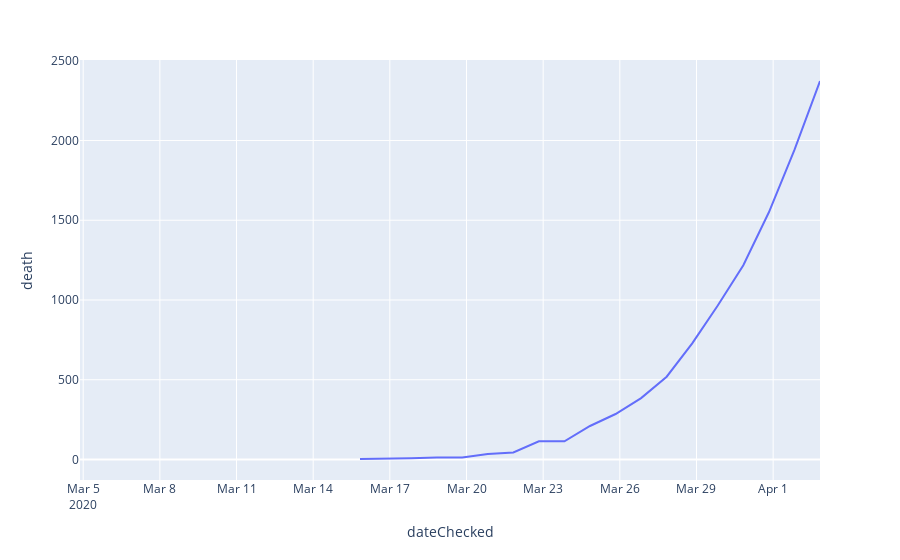

Notebook code for this chart:
### Markdown cell above
It's NOT over. The curve has not flattened. There is no need to lift lockdown. More evidence below:

### Code cell
fig = px.line(df3, x='dateChecked', y='death')
fig.show()

### Figure 1 — Plotly figure (JSON) as saved in the notebook; plotly's stock layout.template omitted (floating-point values rounded to 4 significant figures)
{"data": [{"hoverlabel": {"namelength": 0}, "hovertemplate": "dateChecked=%{x}<br>death=%{y}", "legendgroup": "", "line": {"color": "#636efa", "dash": "solid"}, "mode": "lines", "name": "", "showlegend": false, "type": "scatter", "x": ["2020-04-02T20:00:00Z", "2020-04-01T20:00:00Z", "2020-03-31T20:00:00Z", "2020-03-30T20:00:00Z", "2020-03-29T20:00:00Z", "2020-03-28T20:00:00Z", "2020-03-27T20:00:00Z", "2020-03-26T20:00:00Z", "2020-03-25T20:00:00Z", "2020-03-24T20:00:00Z", "2020-03-23T20:00:00Z", "2020-03-22T20:00:00Z", "2020-03-21T20:00:00Z", "2020-03-20T20:00:00Z", "2020-03-19T20:00:00Z", "2020-03-18T20:00:00Z", "2020-03-17T20:00:00Z", "2020-03-16T20:00:00Z", "2020-03-15T20:00:00Z", "2020-03-14T20:00:00Z", "2020-03-13T20:00:00Z", "2020-03-12T20:00:00Z", "2020-03-11T20:00:00Z", "2020-03-10T20:00:00Z", "2020-03-09T20:00:00Z", "2020-03-08T20:00:00Z", "2020-03-07T21:00:00Z", "2020-03-06T21:00:00Z", "2020-03-05T21:00:00Z", "2020-03-04T21:00:00Z"], "xaxis": "x", "y": [2373, 1941, 1550, 1218, 965, 728, 519, 385, 285, 210, 114, 114, 44, 35, 12, 12, 7, 7, 3, null, null, null, null, null, null, null, null, null, null, null], "yaxis": "y"}], "layout": {"legend": {"tracegroupgap": 0}, "margin": {"t": 60}, "xaxis": {"anchor": "y", "domain": [0, 1], "title": {"text": "dateChecked"}}, "yaxis": {"anchor": "x", "domain": [0, 1], "title": {"text": "death"}}}}
